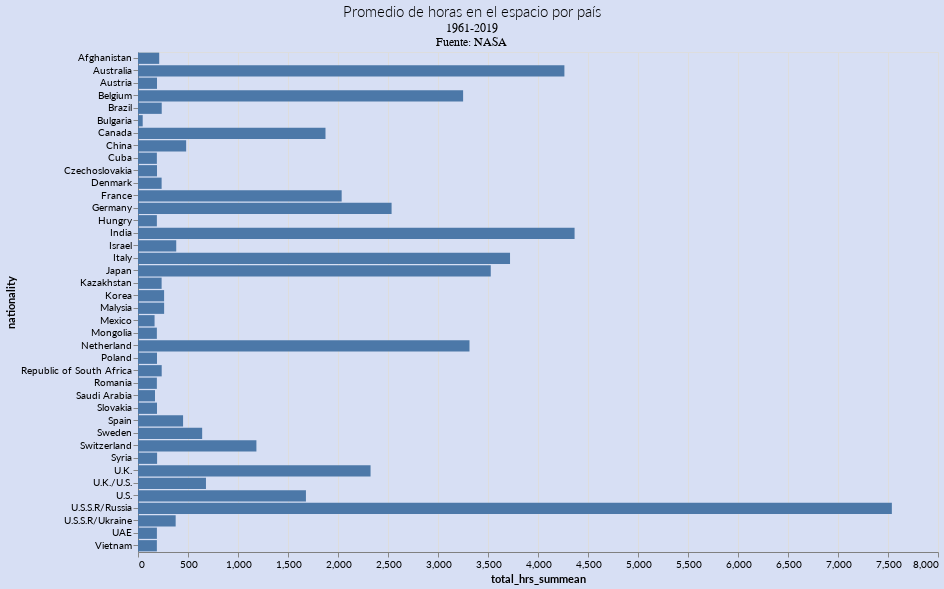

Notebook code cell kept with this figure:
### Code cell
alt.Chart(nueva, height = 500, width = 800).mark_bar().encode(
    x = "total_hrs_summean",
    y = "nationality").properties(
    title={
      "text": ["Promedio de horas en el espacio por país"], 
      "subtitle": ["1961-2019",
                   "Fuente: NASA"],
      "color": "Black",
      "subtitleColor": "Black"}
    )

### Figure 1 — Vega-Lite specification as saved in the notebook (floating-point values rounded to 4 significant figures)
{"config": {"title": {"font": "Lato", "fontSize": 15, "fontWeight": 300, "offset": 0, "anchor": "left"}, "axis": {"labelFont": "Lato", "titleFont": "Lato", "domainColor": "gray"}, "header": {"labelFont": "Lato", "titleFont": "Lato"}, "legend": {"labelFont": "Garamond", "titleFont": "Garamond", "symbolType": "circle", "padding": 1}, "background": "#d7dff4"}, "data": {"name": "data-dee3594f468a9682e735ab7f1c04b17b"}, "mark": "bar", "encoding": {"x": {"field": "total_hrs_summean", "type": "quantitative"}, "y": {"field": "nationality", "type": "nominal"}}, "height": 500, "title": {"text": ["Promedio de horas en el espacio por país"], "subtitle": ["1961-2019", "Fuente: NASA"], "color": "Black", "subtitleColor": "Black"}, "width": 800, "$schema": "https://vega.github.io/schema/vega-lite/v4.17.0.json", "datasets": {"data-dee3594f468a9682e735ab7f1c04b17b": [{"nationality": "U.S.S.R/Russia", "total_hrs_summean": 7539.0, "total_hrs_summax": 21080.0, "total_hrs_summin": 1.77}, {"nationality": "India", "total_hrs_summean": 4366.0, "total_hrs_summax": 4366.0, "total_hrs_summin": 4366.0}, {"nationality": "Australia", "total_hrs_summean": 4264.0, "total_hrs_summax": 4264.0, "total_hrs_summin": 4264.0}, {"nationality": "Italy", "total_hrs_summean": 3720.0, "total_hrs_summax": 8293.0, "total_hrs_summin": 191.2}, {"nationality": "Japan", "total_hrs_summean": 3528.0, "total_hrs_summax": 8336.0, "total_hrs_summin": 189.9}, {"nationality": "Netherland", "total_hrs_summean": 3315.0, "total_hrs_summax": 4888.0, "total_hrs_summin": 168.7}, {"nationality": "Belgium", "total_hrs_summean": 3251.0, "total_hrs_summax": 4770.0, "total_hrs_summin": 214.2}, {"nationality": "Germany", "total_hrs_summean": 2536.0, "total_hrs_summax": 8690.0, "total_hrs_summin": 168.7}, {"nationality": "U.K.", "total_hrs_summean": 2326.0, "total_hrs_summax": 4462.0, "total_hrs_summin": 189.2}, {"nationality": "France", "total_hrs_summean": 2037.0, "total_hrs_summax": 15110.0, "total_hrs_summin": 169.6}, {"nationality": "Canada", "total_hrs_summean": 1875.0, "total_hrs_summax": 4918.0, "total_hrs_summin": 193.8}, {"nationality": "U.S.", "total_hrs_summean": 1679.0, "total_hrs_summax": 15980.0, "total_hrs_summin": 0.61}, {"nationality": "Switzerland", "total_hrs_summean": 1184.0, "total_hrs_summax": 1184.0, "total_hrs_summin": 1184.0}, {"nationality": "U.K./U.S.", "total_hrs_summean": 679.6, "total_hrs_summax": 839.0, "total_hrs_summin": 284.9}, {"nationality": "Sweden", "total_hrs_summean": 641.6, "total_hrs_summax": 641.6, "total_hrs_summin": 641.6}, {"nationality": "China", "total_hrs_summean": 481.5, "total_hrs_summax": 1146.0, "total_hrs_summin": 21.0}, {"nationality": "Spain", "total_hrs_summean": 450.8, "total_hrs_summax": 450.8, "total_hrs_summin": 450.8}, {"nationality": "Israel", "total_hrs_summean": 382.3, "total_hrs_summax": 382.3, "total_hrs_summin": 382.3}, {"nationality": "U.S.S.R/Ukraine", "total_hrs_summean": 376.6, "total_hrs_summax": 376.6, "total_hrs_summin": 376.6}, {"nationality": "Malysia", "total_hrs_summean": 261.2, "total_hrs_summax": 261.2, "total_hrs_summin": 261.2}, {"nationality": "Korea", "total_hrs_summean": 261.0, "total_hrs_summax": 261.0, "total_hrs_summin": 261.0}, {"nationality": "Brazil", "total_hrs_summean": 237.3, "total_hrs_summax": 237.3, "total_hrs_summin": 237.3}, {"nationality": "Republic of South Africa", "total_hrs_summean": 237.0, "total_hrs_summax": 237.0, "total_hrs_summin": 237.0}, {"nationality": "Kazakhstan", "total_hrs_summean": 236.2, "total_hrs_summax": 236.2, "total_hrs_summin": 236.2}, {"nationality": "Denmark", "total_hrs_summean": 236.2, "total_hrs_summax": 236.2, "total_hrs_summin": 236.2}, {"nationality": "Afghanistan", "total_hrs_summean": 212.0, "total_hrs_summax": 212.0, "total_hrs_summin": 212.0}, {"nationality": "Syria", "total_hrs_summean": 191.0, "total_hrs_summax": 191.0, "total_hrs_summin": 191.0}, {"nationality": "Czechoslovakia", "total_hrs_summean": 190.3, "total_hrs_summax": 190.3, "total_hrs_summin": 190.3}, {"nationality": "Austria", "total_hrs_summean": 190.2, "total_hrs_summax": 190.2, "total_hrs_summin": 190.2}, {"nationality": "Poland", "total_hrs_summean": 190.0, "total_hrs_summax": 190.0, "total_hrs_summin": 190.0}, {"nationality": "Slovakia", "total_hrs_summean": 190.0, "total_hrs_summax": 190.0, "total_hrs_summin": 190.0}, {"nationality": "UAE", "total_hrs_summean": 189.0, "total_hrs_summax": 189.0, "total_hrs_summin": 189.0}, {"nationality": "Hungry", "total_hrs_summean": 188.8, "total_hrs_summax": 188.8, "total_hrs_summin": 188.8}, {"nationality": "Cuba", "total_hrs_summean": 188.7, "total_hrs_summax": 188.7, "total_hrs_summin": 188.7}, {"nationality": "Mongolia", "total_hrs_summean": 188.7, "total_hrs_summax": 188.7, "total_hrs_summin": 188.7}, {"nationality": "Romania", "total_hrs_summean": 188.7, "total_hrs_summax": 188.7, "total_hrs_summin": 188.7}, {"nationality": "Vietnam", "total_hrs_summean": 188.7, "total_hrs_summax": 188.7, "total_hrs_summin": 188.7}, {"nationality": "Saudi Arabia", "total_hrs_summean": 170.0, "total_hrs_summax": 170.0, "total_hrs_summin": 170.0}, {"nationality": "Mexico", "total_hrs_summean": 165.7, "total_hrs_summax": 165.7, "total_hrs_summin": 165.7}, {"nationality": "Bulgaria", "total_hrs_summean": 47.0, "total_hrs_summax": 47.0, "total_hrs_summin": 47.0}]}}
